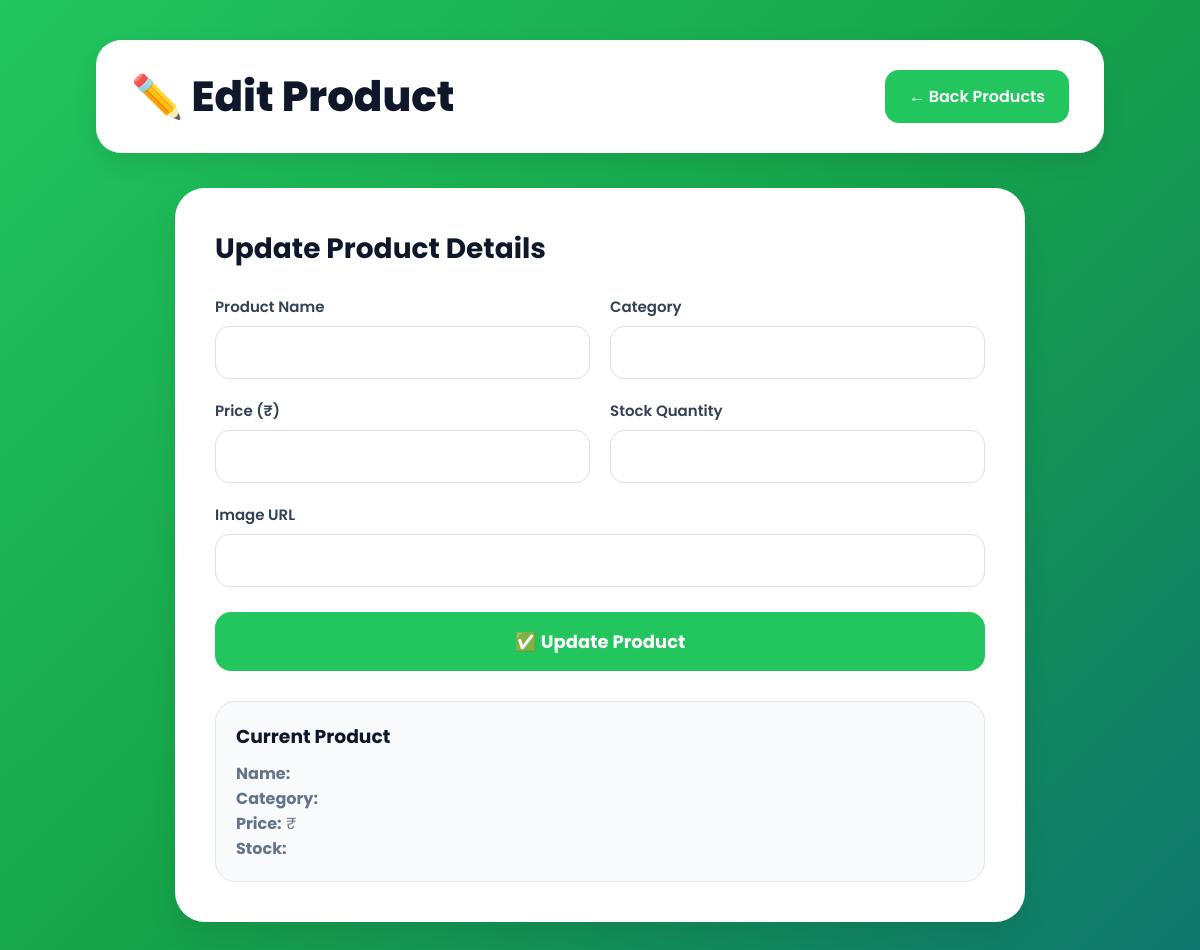
Page /edit-product/24 on the earlier database version.
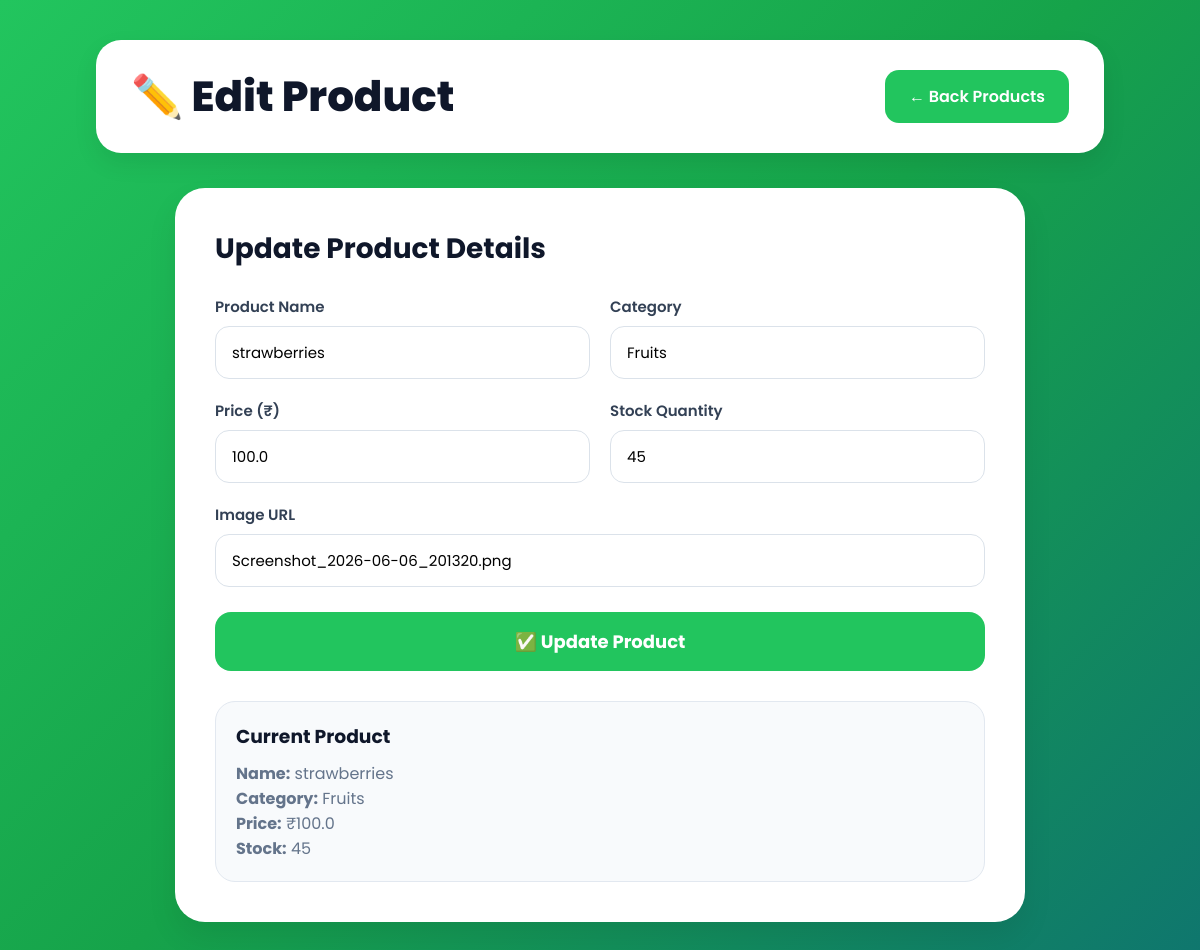
Same page on the later database version.
### tables this page shows
CREATE TABLE products (

            id INTEGER PRIMARY KEY AUTOINCREMENT,

            name TEXT NOT NULL,

            category TEXT NOT NULL,

            price REAL NOT NULL,

            stock INTEGER NOT NULL,

            description TEXT,

            image TEXT

        , farmer_id INTEGER);

### app.py (the view)
@app.route("/edit-product/<int:product_id>")
def editProduct(product_id):
    conn = get_db_connection()
    product = conn.execute(
        """
        SELECT *
        FROM products
        WHERE id = ?
        """,
        (product_id,)
    ).fetchone()
    conn.close()
    return render_template(
        "edit-product.html",
        product=product
    )

### db.py (called while the page is built)
def get_db_connection():
    conn = sqlite3.connect("database.db")
    conn.row_factory = sqlite3.Row
    return conn

### templates/edit-product.html (shortened to what this page needs)
<!DOCTYPE html>
<html lang="en">
<head>
</head>
<body>
<div class="header">
<h1>✏️ Edit Product</h1>
<a href="/farmer-products.html">
<button class="back-btn">
← Back Products
</button>
</a>
</div>
<div class="form-card">
<h2 class="form-title">
Update Product Details
</h2>
<form
method="POST"
action="/update-product/{{ product.id }}"
>
<div class="form-grid">
<div class="form-group">
<label>Product Name</label>
<input
type="text"
name="name"
value="{{ product.name }}"
required>
</div>
<div class="form-group">
<label>Category</label>
<input
type="text"
name="category"
value="{{ product.category }}"
required>
</div>
<div class="form-group">
<label>Price (₹)</label>
<input
type="number"
name="price"
value="{{ product.price }}"
required>
</div>
<div class="form-group">
<label>Stock Quantity</label>
<input
type="number"
name="stock"
value="{{ product.stock }}"
required>
</div>
<div class="form-group full-width">
<label>Image URL</label>
<input
type="text"
name="image"
value="{{ product.image }}"
>
</div>
</div>
<button
type="submit"
class="update-btn">
✅ Update Product
</button>
</form>
<div class="preview-box">
<h3>Current Product</h3>
<p><strong>Name:</strong> {{ product.name }}</p>
<p><strong>Category:</strong> {{ product.category }}</p>
<p><strong>Price:</strong> ₹{{ product.price }}</p>
<p><strong>Stock:</strong> {{ product.stock }}</p>
</div>
</div>
</body>
</html>

Differences in the rows shown:
added products: name "strawberries", category "Fruits", price "100.0", stock "45", image "Screenshot_2026-06-06_201320.png"
